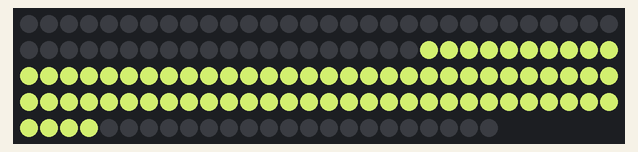
Simulated run of this sketch. Board: Arduino Uno, built with avr-gcc and run on an emulated ATmega328P. On the bench: 144 RGB LEDs in strip order, left to right, continuing on the next row. Colours are those a GRB WS2812 strip shows for the declared byte order.

Above: at 0.1 s.

The sketch:

solidColor.ino
```cpp
#include <FastLED.h>

#define NUM_LEDS 144
#define DATA_PIN 14

#define CHSV_COLOR 50, 100, 255

CRGB leds[NUM_LEDS];


void setup() {
  FastLED.addLeds<WS2812, DATA_PIN, RGB>(leds, NUM_LEDS);
  FastLED.clear();

  fill_solid(&leds[50], NUM_LEDS-70, CHSV(CHSV_COLOR));
  FastLED.show();
}

void loop() {

}
```
